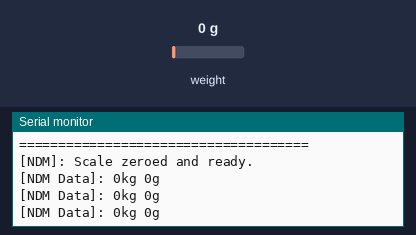
The sketch below on a simulated ESP32-S3. On the bench: the last lines printed to the serial monitor. The inputs (shaded band) are chosen by the test bench; at power-on: weight on the scale 0 g.

Above: at 2.2 s.
2.3 s: weight on the scale set to 100 g
At 2.91 s:
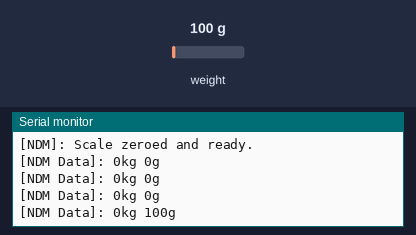
3.8 s: weight on the scale set to 1250 g
At 4.41 s:
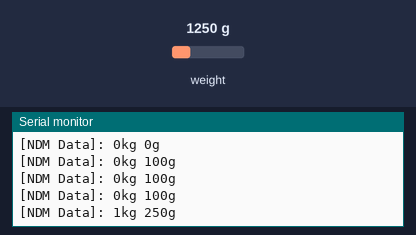
Timing chart, 0 to 6.8 s (numbered marks = the images above; inputs shaded):
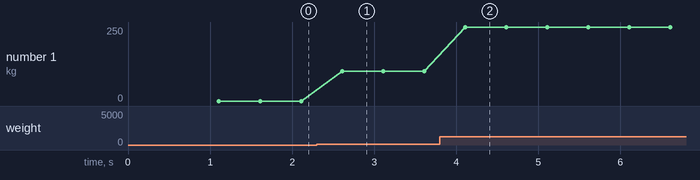

Measured:
- after the input at 2.3 s, the serial monitor: prints a new line after 0.31 s (image 1)
- after the input at 3.8 s, the serial monitor: prints a new line after 0.31 s (image 2)
- plotted number 1: 0 → 100 after the input at 2.3 s, 100 → 250 after the input at 3.8 s

The sketch:

unit_M-2.ino
```cpp
#include <HX711.h>

#define DT_PIN  4
#define SCK_PIN 5

HX711 scale;

// 0.42 converts Wokwi raw units directly to grams (instead of kg)
float calibrationFactor = 0.42;

unsigned long lastReadTime = 0;
const unsigned long readInterval = 500;

void setup() {
  Serial.begin(115200);

  Serial.println("\n=====================================");
  Serial.println("      NEO DIMETRIX (NDM) v1.0         ");
  Serial.println("   Smart Newborn Telemetry System     ");
  Serial.println("=====================================");

  scale.begin(DT_PIN, SCK_PIN);
  scale.set_scale(calibrationFactor);
  scale.tare(); // Zero scale on startup

  Serial.println("[NDM]: Scale zeroed and ready.");
}

void loop() {
  unsigned long currentMillis = millis();

  if (currentMillis - lastReadTime >= readInterval) {
    lastReadTime = currentMillis;

    if (scale.is_ready()) {
      float rawGrams = scale.get_units(1);
      if (rawGrams < 0.0) rawGrams = 0.0;

      long totalGrams = (long)(rawGrams + 0.5);
      long kg = totalGrams / 1000;
      long g  = totalGrams % 1000;

      Serial.print("[NDM Data]: ");
      Serial.print(kg);
      Serial.print("kg ");
      Serial.print(g);
      Serial.println("g");
    } else {
      Serial.println("[NDM Warning]: HX711 not ready!");
    }
  }
}
```
